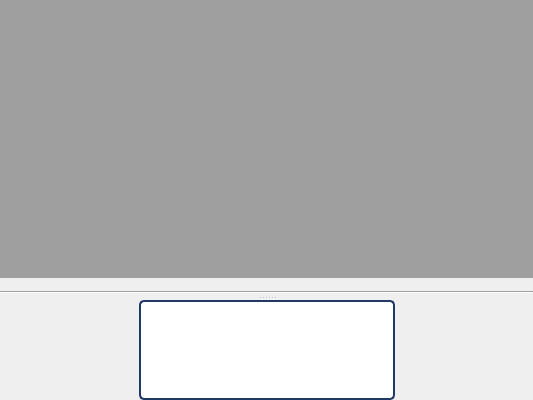
       <widget class="QSplitter" name="splitter2">
        <property name="orientation">
         <enum>Qt::Vertical</enum>
        </property>
        <widget class="QWidget" name="layoutWidget">
         <layout class="QVBoxLayout" name="verticalLayout_11">
          <item>
           <widget class="QMdiArea" name="mdiArea">
            <property name="styleSheet">
             <string notr="true">QMdiArea {background-color: rgb(32, 56, 100)};
</string>
            </property>
            <property name="viewMode">
             <enum>QMdiArea::TabbedView</enum>
            </property>
           </widget>
          </item>
          <item>
           <spacer name="verticalSpacer_7">
            <property name="orientation">
             <enum>Qt::Vertical</enum>
            </property>
            <property name="sizeType">
             <enum>QSizePolicy::Fixed</enum>
            </property>
            <property name="sizeHint" stdset="0">
             <size>
              <width>20</width>
              <height>7</height>
             </size>
            </property>
           </spacer>
          </item>
          <item>
           <widget class="Line" name="line">
            <property name="styleSheet">
             <string notr="true"/>
            </property>
            <property name="orientation">
             <enum>Qt::Horizontal</enum>
            </property>
           </widget>
          </item>
          <item>
           <spacer name="verticalSpacer">
            <property name="orientation">
             <enum>Qt::Vertical</enum>
            </property>
            <property name="sizeType">
             <enum>QSizePolicy::Fixed</enum>
            </property>
            <property name="sizeHint" stdset="0">
             <size>
              <width>20</width>
              <height>2</height>
             </size>
            </property>
           </spacer>
          </item>
         </layout>
        </widget>
        <widget class="QWidget" name="layoutWidget">
         <layout class="QHBoxLayout" name="horizontalLayout_14">
          <item>
           <spacer name="horizontalSpacer_9">
            <property name="orientation">
             <enum>Qt::Horizontal</enum>
            </property>
            <property name="sizeHint" stdset="0">
             <size>
              <width>40</width>
              <height>20</height>
             </size>
            </property>
           </spacer>
          </item>
          <item>
           <widget class="QListWidget" name="listWidget">
            <property name="minimumSize">
             <size>
              <width>0</width>
              <height>100</height>
             </size>
            </property>
            <property name="maximumSize">
             <size>
              <width>16777215</width>
              <height>100</height>
             </size>
            </property>
            <property name="toolTip">
             <string>Image List</string>
            </property>
            <property name="styleSheet">
             <string notr="true">QListWidget {
	background-color: rgb(255, 255, 255);
	border-radius:5px;
	border: 1.5px solid rgb(32, 56, 100);
}</string>
            </property>
           </widget>
          </item>
          <item>
           <spacer name="horizontalSpacer_10">
            <property name="orientation">
             <enum>Qt::Horizontal</enum>
            </property>
            <property name="sizeHint" stdset="0">
             <size>
              <width>40</width>
              <height>20</height>
             </size>
            </property>
           </spacer>
          </item>
         </layout>
        </widget>
       </widget>
